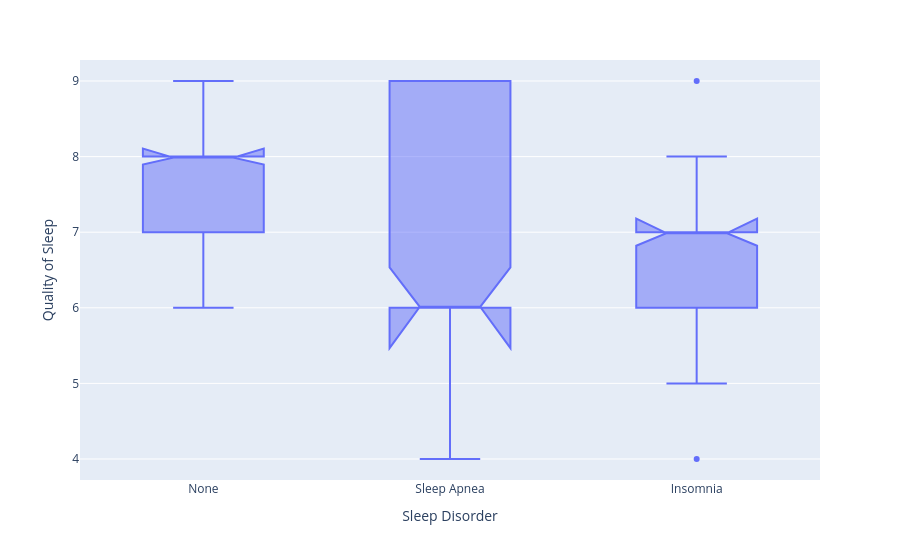

Write notebook code for a chart like this one.
### Code cell
fig= px.box(df,
             x='Sleep Disorder',
             y='Quality of Sleep',
             #color='Gender',
             notched=True)
fig.show()

### Figure 1 — Plotly figure (JSON) as saved in the notebook; plotly's stock layout.template omitted (floating-point values rounded to 4 significant figures; data arrays with more than 128 entries replaced by an {"elided": "..."} marker saying what was removed)
{"data": [{"alignmentgroup": "True", "hovertemplate": "Sleep Disorder=%{x}<br>Quality of Sleep=%{y}<extra></extra>", "legendgroup": "", "marker": {"color": "#636efa"}, "name": "", "notched": true, "offsetgroup": "", "orientation": "v", "showlegend": false, "type": "box", "x": {"elided": "374 str values"}, "x0": " ", "xaxis": "x", "y": {"elided": "374 int values"}, "y0": " ", "yaxis": "y"}], "layout": {"boxmode": "group", "legend": {"tracegroupgap": 0}, "margin": {"t": 60}, "xaxis": {"anchor": "y", "domain": [0, 1], "title": {"text": "Sleep Disorder"}}, "yaxis": {"anchor": "x", "domain": [0, 1], "title": {"text": "Quality of Sleep"}}}}
